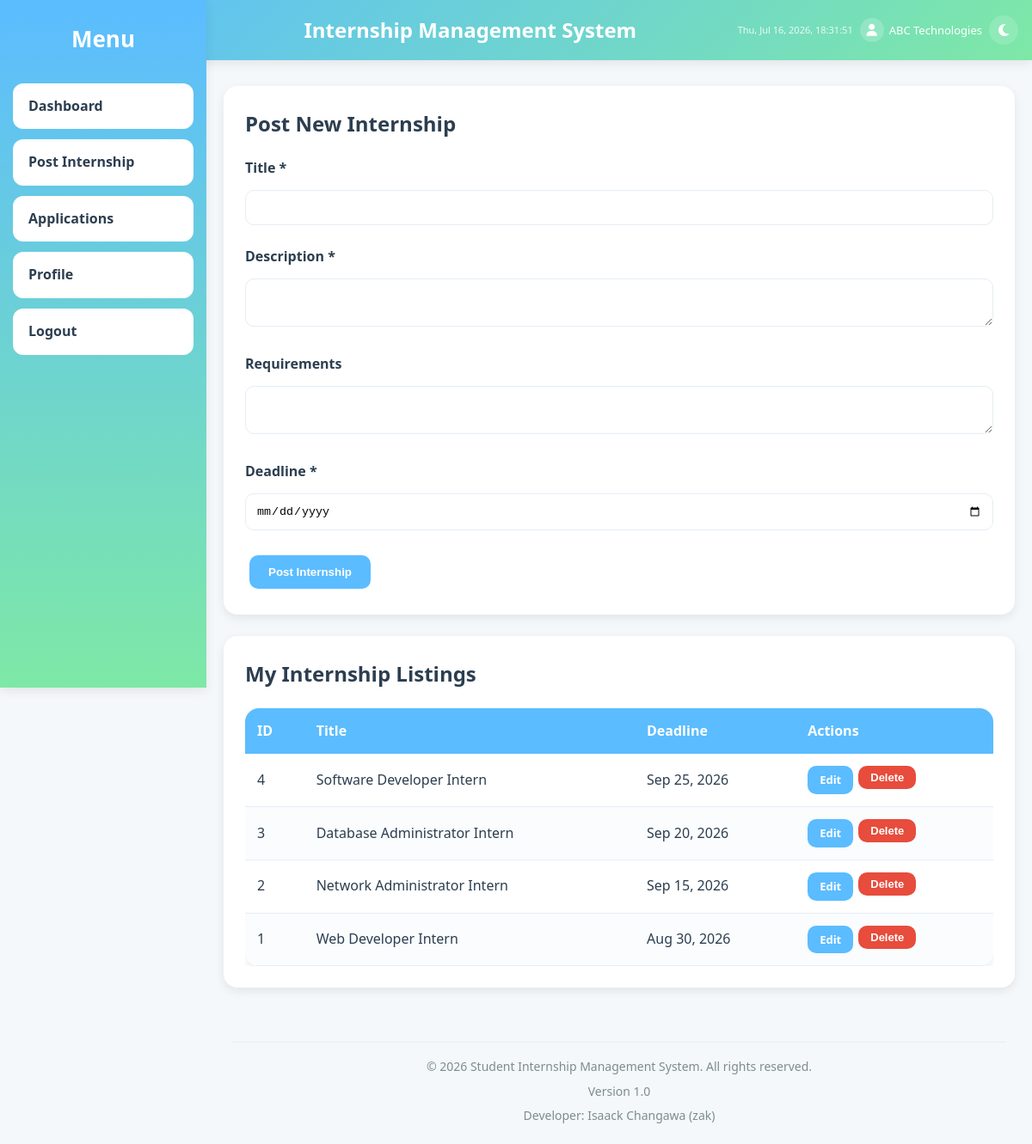
/frontend/company/internships.php (signed in), run on the app's committed database.
### tables this page shows
CREATE TABLE `internships` (
  `internship_id` int(11) NOT NULL,
  `company_id` int(11) DEFAULT NULL,
  `title` varchar(150) DEFAULT NULL,
  `description` text DEFAULT NULL,
  `requirements` text DEFAULT NULL,
  `deadline` date DEFAULT NULL
);

### frontend/company/internships.php (the view, shortened to what this page needs)
<?php
$company_user_id = $_SESSION['user_id'];
$db = (new Database())->connect();
$companyObj = new Company();
$company = $companyObj->getCompanyByUserId($company_user_id);
$company_id = $company['company_id'] ?? null;
$editInternship = null;
$stmt = $db->prepare("SELECT * FROM internships WHERE company_id = ? ORDER BY internship_id DESC");
$stmt->execute([$company_id]);
$internships = $stmt;
include "../layouts/header.php";
include "../layouts/sidebar.php";
?>
<div class="card">
    <h2><?php echo $editInternship ? 'Edit Internship' : 'Post New Internship'; ?></h2>
    <form method="POST">
        <div class="form-group">
            <label>Title *</label>
            <input type="text" name="title" value="<?php echo htmlspecialchars($editInternship['title'] ?? ''); ?>" required>
        </div>
        <div class="form-group">
            <label>Description *</label>
            <textarea name="description" required><?php echo htmlspecialchars($editInternship['description'] ?? ''); ?></textarea>
        </div>
        <div class="form-group">
            <label>Requirements</label>
            <textarea name="requirements"><?php echo htmlspecialchars($editInternship['requirements'] ?? ''); ?></textarea>
        </div>
        <div class="form-group">
            <label>Deadline *</label>
            <input type="date" name="deadline" value="<?php echo htmlspecialchars($editInternship['deadline'] ?? ''); ?>" required>
        </div>
        <div class="form-buttons">
            <button type="submit" name="save_internship" class="btn"><?php echo $editInternship ? 'Update Internship' : 'Post Internship'; ?></button>
        </div>
    </form>
</div>
<div class="card">
    <h2>My Internship Listings</h2>
    <div class="table-wrap">
    <table>
        <thead>
        <tr>
            <th>ID</th>
            <th>Title</th>
            <th>Deadline</th>
            <th>Actions</th>
        </tr>
        </thead>
        <tbody>
        <?php if ($internships->rowCount() > 0): ?>
            <?php while ($row = $internships->fetch(PDO::FETCH_ASSOC)): ?>
                <tr>
                    <td data-label="ID"><?= htmlspecialchars($row['internship_id']) ?></td>
                    <td data-label="Title"><?= htmlspecialchars($row['title']) ?></td>
                    <td data-label="Deadline"><?= htmlspecialchars(date("M j, Y", strtotime($row['deadline']))) ?></td>
                    <td data-label="Actions">
                        <div class="action-group">
                            <a href="internships.php?edit=<?php echo $row['internship_id']; ?>"
                               class="btn btn-sm">Edit</a>
                            <form method="POST" style="display:inline;" onsubmit="return confirm('Delete this internship?');">
                                <button type="submit" name="delete" class="btn btn-danger btn-sm">Delete</button>
                            </form>
                        </div>
                    </td>
                </tr>
            <?php endwhile; ?>
        <?php else: ?>
            <tr>
                <td colspan="4" class="center">No internships posted yet.</td>
            </tr>
        <?php endif; ?>
        </tbody>
    </table>
    </div>
</div>
<?php include "../layouts/footer.php"; ?>

### frontend/layouts/header.php (shortened to what this page needs)
<?php
$loggedInName = htmlspecialchars($_SESSION['name'] ?? 'User');
?>
<!DOCTYPE html>
<html>
<head>
    <link rel="stylesheet" href="../assets/css/style.css">
    <link rel="stylesheet" href="https://cdnjs.cloudflare.com/ajax/libs/font-awesome/6.5.1/css/all.min.css">
</head>
<body>
<div class="topbar">
    <div class="search-bar">
        <span class="search-icon"><i class="fas fa-search"></i></span>
        <input type="text" placeholder="Search pages..." id="searchInput">
    </div>
    <span class="topbar-title">Internship Management System</span>
    <div class="topbar-datetime" id="topbarClock"></div>
    <div class="topbar-user">
        <span class="topbar-user-icon"><i class="fas fa-user"></i></span>
        <span class="topbar-user-name"><?php echo $loggedInName; ?></span>
    </div>
    <button class="theme-toggle" id="themeToggle" aria-label="Toggle theme"><i class="fas fa-moon"></i></button>
</div>
<div class="layout">

### frontend/layouts/sidebar.php (shortened to what this page needs)
<div class="sidebar" id="sidebar">
    <h3>Menu</h3>
    <?php if (isset($_SESSION['role'])): ?>
        <?php if ($_SESSION['role'] === 'student'): ?>
            <a href="../student/dashboard.php">Dashboard</a>
            <a href="../student/internships.php">Internships</a>
            <a href="../student/search.php">Search</a>
            <a href="../student/applications.php">Applications</a>
            <a href="../student/profile.php">Profile</a>
        <?php elseif ($_SESSION['role'] === 'company'): ?>
            <a href="../company/dashboard.php">Dashboard</a>
            <a href="../company/internships.php">Post Internship</a>
            <a href="../company/applications.php">Applications</a>
            <a href="../company/profile.php">Profile</a>
        <?php endif; ?>
    <?php endif; ?>
    <?php if (isset($_SESSION['role'])): ?>
        <a href="../authentication/logout.php">Logout</a>
    <?php endif; ?>
</div>
<div class="content">

### frontend/layouts/footer.php (shortened to what this page needs)
</div>
</div>
<footer class="site-footer">
    <hr class="footer-separator">
    <p>&copy; <?php echo date("Y"); ?> Student Internship Management System. All rights reserved.</p>
    <p>Version 1.0</p>
    <p>Developer: Isaack Changawa (zak)</p>
</footer>
</body>
</html>

### data on the page
internships: internship_id "4", title "Software Developer Intern", deadline "Sep 25, 2026"
internships: internship_id "3", title "Database Administrator Intern", deadline "Sep 20, 2026"
internships: internship_id "2", title "Network Administrator Intern", deadline "Sep 15, 2026"
internships: internship_id "1", title "Web Developer Intern", deadline "Aug 30, 2026"

### other printed values
$loggedInName "ABC Technologies"
